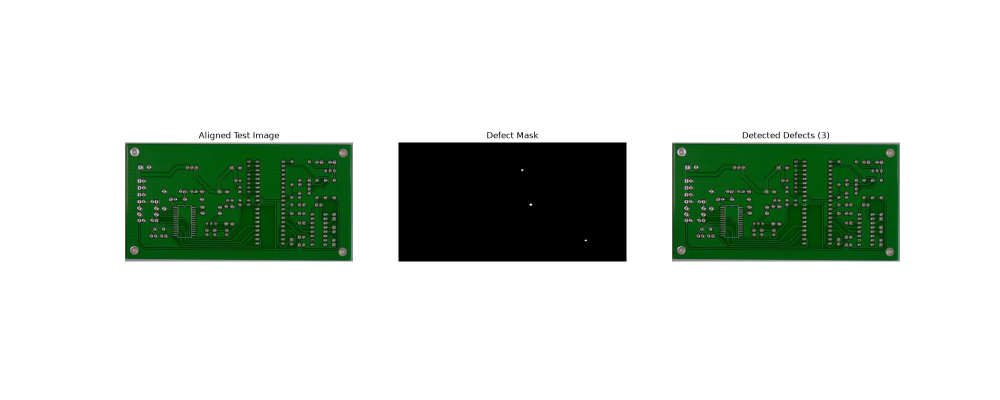
#> input picture classical_output.jpg, 2000 x 800 px (shown at 1/2 size)
$ python scratch_classical.py classical_output.jpg docs/images/classical_missing_hole.jpg
#> lines starting #> are read from the running program, lines starting #| are printed output that depends on the picture; after the words box and inside, x2 and y2 are one past the last pixel; in counts of white or black regions, pixels touching at a corner belong together
#> in main, test_img is the input picture: shape (800, 2000, 3); mean B, G, R 206.5, 214.1, 205.7
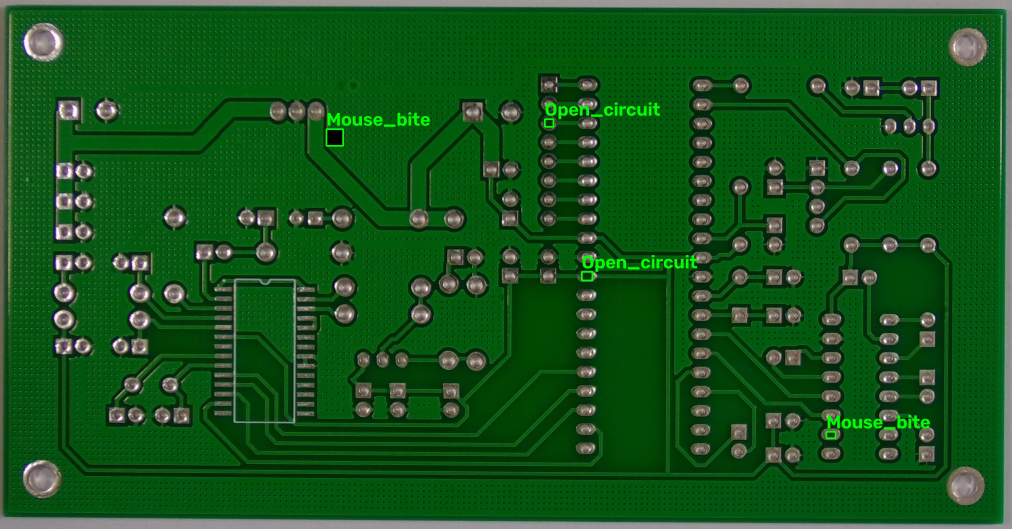
#> input picture docs/images/classical_missing_hole.jpg, 3034 x 1586 px (shown at 1/3 size)
#> in main, template_img is the input picture: shape (1586, 3034, 3); mean B, G, R 27.4, 84.4, 21.3
### src/classical/template_matching.py
import cv2
import numpy as np
import yaml
from pathlib import Path
import os
import glob

def align_images(im1, im2):
    """
    Align im1 (test image) to im2 (reference template) using ORB and Homography.
    Attempts 4 rotations (0, 90, 180, 270) to handle augmented data.
    """
    MAX_FEATURES = 5000
    GOOD_MATCH_PERCENT = 0.15

    im2_gray = cv2.cvtColor(im2, cv2.COLOR_BGR2GRAY)
    clahe = cv2.createCLAHE(clipLimit=2.0, tileGridSize=(8, 8))
    im2_gray = clahe.apply(im2_gray)
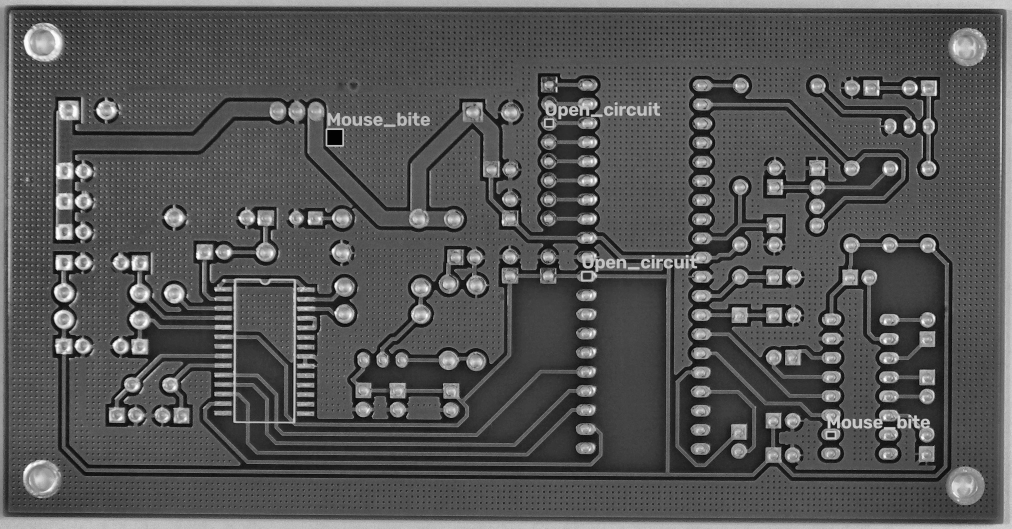
#> im2_gray: shape (1586, 3034) (shown at 1/3 size); min 2, max 255, mean 84.9

    orb = cv2.ORB_create(MAX_FEATURES)
    keypoints2, descriptors2 = orb.detectAndCompute(im2_gray, None)
#> keypoints2 = 5000 keypoints; strongest (x, y, size): (983, 391, 31), (1025, 391, 31), (983, 433, 31), (1025, 433, 31)

    matcher = cv2.DescriptorMatcher_create(cv2.DESCRIPTOR_MATCHER_BRUTEFORCE_HAMMING)

    best_matches = []
    best_h = None
    best_im1_reg = None

    # Try all 4 rotations
    for k in range(4):
        rotated_im1 = im1.copy()
        if k == 1:
            rotated_im1 = cv2.rotate(im1, cv2.ROTATE_90_COUNTERCLOCKWISE)
        elif k == 2:
            rotated_im1 = cv2.rotate(im1, cv2.ROTATE_180)
        elif k == 3:
            rotated_im1 = cv2.rotate(im1, cv2.ROTATE_90_CLOCKWISE)

        im1_gray = cv2.cvtColor(rotated_im1, cv2.COLOR_BGR2GRAY)
        im1_gray = clahe.apply(im1_gray)

        keypoints1, descriptors1 = orb.detectAndCompute(im1_gray, None)

        if descriptors1 is None or descriptors2 is None:
            continue

        matches = matcher.match(descriptors1, descriptors2, None)
        matches = list(matches)
        matches.sort(key=lambda x: x.distance, reverse=False)

        numGoodMatches = int(len(matches) * GOOD_MATCH_PERCENT)
        matches = matches[:numGoodMatches]

        if len(matches) > len(best_matches):
            best_matches = matches

            # Find homography for this rotation
            points1 = np.zeros((len(matches), 2), dtype=np.float32)
            points2 = np.zeros((len(matches), 2), dtype=np.float32)

            for i, match in enumerate(matches):
                points1[i, :] = keypoints1[match.queryIdx].pt
                points2[i, :] = keypoints2[match.trainIdx].pt

            h, mask = cv2.findHomography(points1, points2, cv2.RANSAC)

            if h is not None:
                height, width, channels = im2.shape
                # Warp the rotated image
                best_im1_reg = cv2.warpPerspective(rotated_im1, h, (width, height))
                best_h = h
#> this loop made 4 passes
#> best_matches on pass 1: 750 matches
#> pass 1, in align_images, `best_im1_reg = cv2.warpPerspective(rotated_im1, h, (width, height))`:
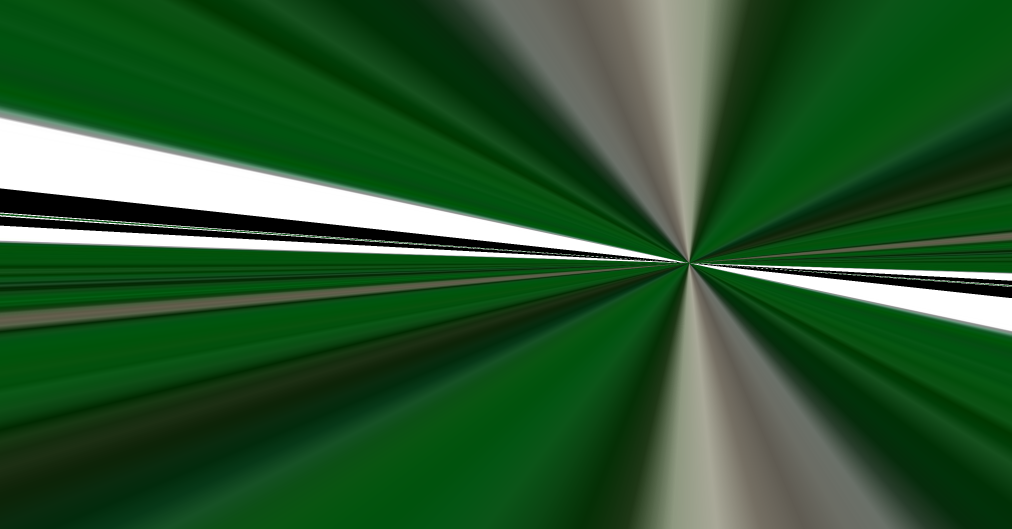
#> best_im1_reg: shape (1586, 3034, 3) (shown at 1/3 size); mean B, G, R 46.2, 87.8, 42.1
#> after the loop:
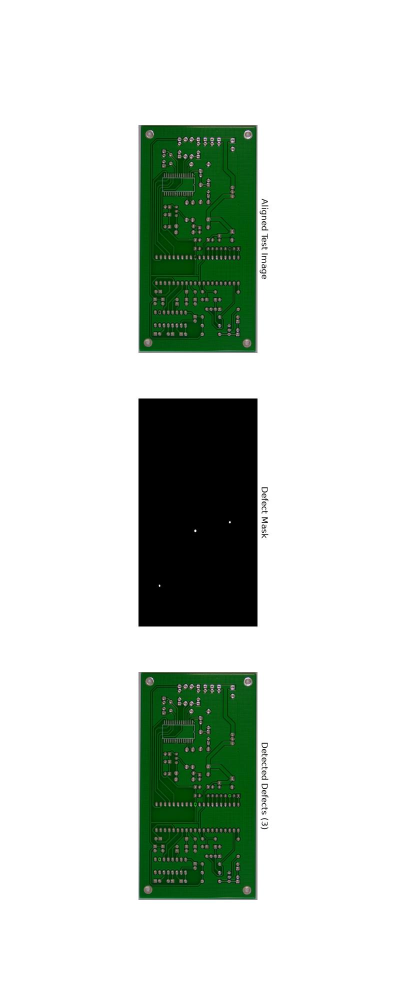
#> rotated_im1: shape (2000, 800, 3) (shown at 1/2 size); mean B, G, R 206.5, 214.1, 205.7
#> after the loop, channels = 3; height = 1586; mask = 750 values, max 1 at index 24, min 0 at index 0, mean 0.0293; points1 = 750 pairs, first value 261.3 to 1784.1, second value 263.5 to 522; points2 = 750 pairs, first value 42 to 2843, second value 90 to 1402.6; width = 3034

    if best_im1_reg is None:
        # Fallback
        best_im1_reg = im1
        best_h = np.eye(3)

    return best_im1_reg, best_h

def classify_defect(x, y, w, h, cnt, test_gray, template_gray):
    """
    Heuristic rule-based classification based on Additive vs Subtractive intensity.
    Uses shape analysis (Minimum Area Rectangle aspect ratio) to distinguish slim lines.
    """
    test_roi = test_gray[y:y+h, x:x+w]
    template_roi = template_gray[y:y+h, x:x+w]

    test_mean = np.mean(test_roi)
    template_mean = np.mean(template_roi)

    if test_mean > template_mean:
        # Additive Defect (Excess Copper)
        # Check if it's a slim line using the Minimum Area Rectangle
        rect = cv2.minAreaRect(cnt)
        (center_x, center_y), (rect_w, rect_h), angle = rect

        if rect_w > 0 and rect_h > 0:
            aspect_ratio = max(rect_w, rect_h) / min(rect_w, rect_h)
            if aspect_ratio > 3.0:
                # It is a long, slim line
                return 5  # Spurious_copper
            else:
                # It is a thicker blob/bridge
                return 3  # Short
        return 5 # Fallback
    else:
        # Subtractive Defect (Missing Copper). Mapping to Open_circuit (2)
        return 2

def detect_defects(test_img, template_img):
    """
    Detect defects by absolute subtraction and morphological thresholding.
    Returns the binary defect mask and list of bounding boxes [x, y, w, h, class_id].
    """
    aligned_test, _ = align_images(test_img, template_img)

    test_gray = cv2.cvtColor(aligned_test, cv2.COLOR_BGR2GRAY)
    template_gray = cv2.cvtColor(template_img, cv2.COLOR_BGR2GRAY)

    clahe = cv2.createCLAHE(clipLimit=2.0, tileGridSize=(8, 8))
    test_gray = clahe.apply(test_gray)
    template_gray = clahe.apply(template_gray)

    # test_gray = cv2.GaussianBlur(test_gray, (5, 5), 0)
    # template_gray = cv2.GaussianBlur(template_gray, (5, 5), 0)

    diff = cv2.absdiff(test_gray, template_gray)
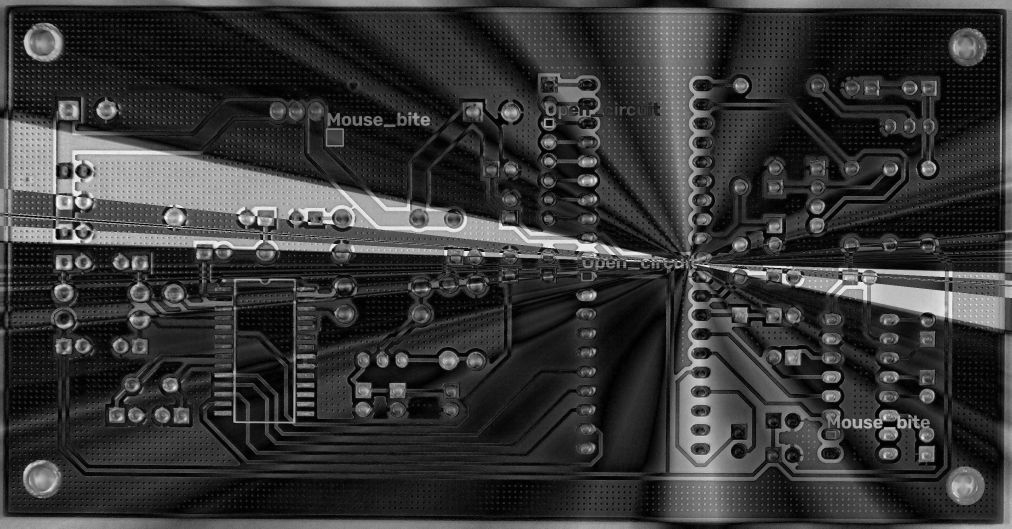
#> diff: shape (1586, 3034) (shown at 1/3 size); min 0, max 251, mean 54

    # Otsu's Binarization (Adaptive Thresholding)
    _, thresh = cv2.threshold(diff, 0, 255, cv2.THRESH_BINARY + cv2.THRESH_OTSU)
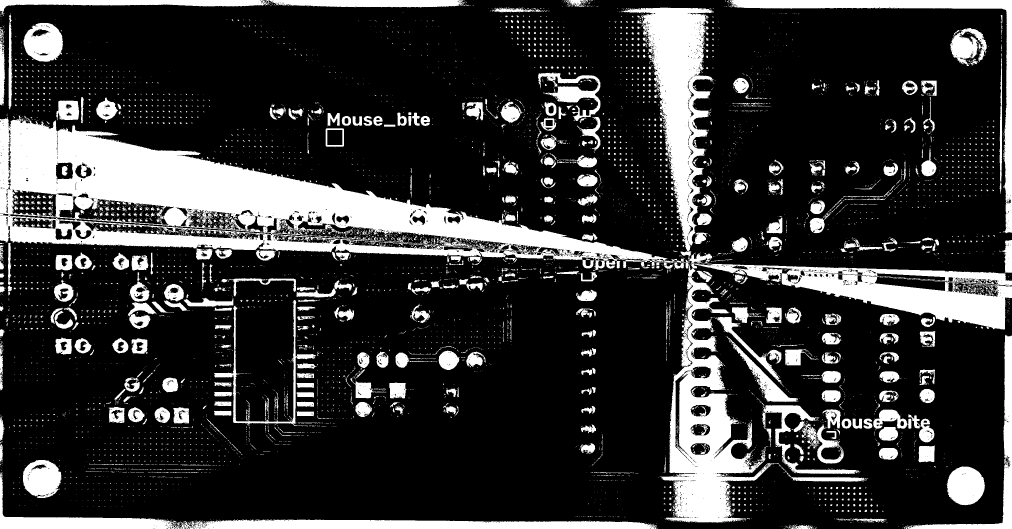
#> thresh: shape (1586, 3034) (shown at 1/3 size); 20.7% white; 7448 white regions (6415 under 20 px), largest, box (x1, y1, x2, y2) and area: (0, 347, 2068, 810) 305592, (1979, 758, 3034, 1568) 158569, (1871, 23, 2141, 777) 74241

    kernel = np.ones((5,5), np.uint8)
    opened = cv2.morphologyEx(thresh, cv2.MORPH_OPEN, kernel)
#> opened: shape (1586, 3034); 18% white; 717 white regions (6 under 20 px), largest, box (x1, y1, x2, y2) and area: (22, 360, 1997, 784) 223870, (1988, 832, 2283, 1567) 78213, (1891, 23, 2136, 753) 68627
    closed = cv2.morphologyEx(opened, cv2.MORPH_CLOSE, kernel)
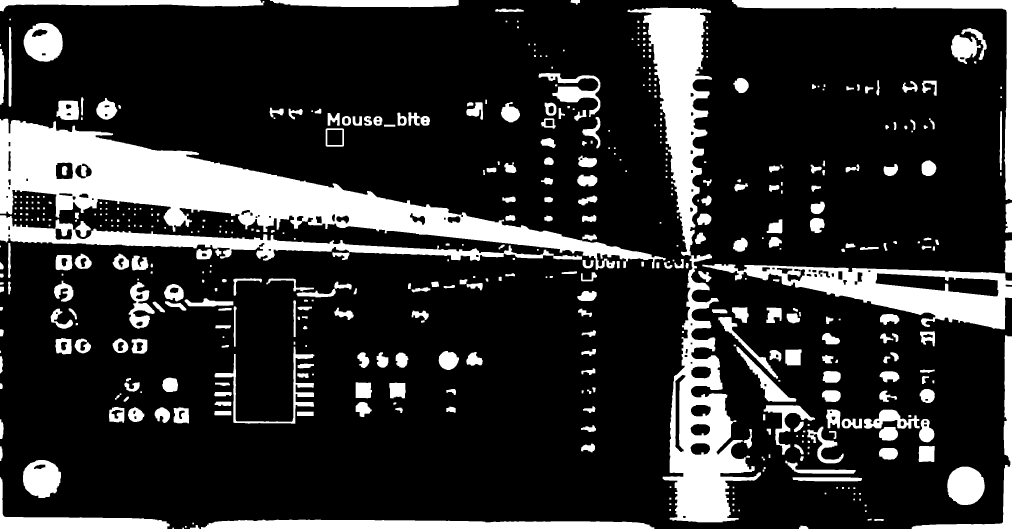
#> closed: shape (1586, 3034) (shown at 1/3 size); 18.4% white; 500 white regions (3 under 20 px)

    contours, _ = cv2.findContours(closed, cv2.RETR_EXTERNAL, cv2.CHAIN_APPROX_SIMPLE)
#> contours = 499 contours, 96 with area under 20; largest, box (x1, y1, x2, y2) and area: (0, 356, 1997, 809) 240408, (1883, 23, 2283, 1567) 161117, (2107, 792, 3034, 988) 81886, (0, 646, 1746, 783) 50570, (603, 1559, 1963, 1586) 29492

    bboxes_with_classes = []
    for cnt in contours:
        area = cv2.contourArea(cnt)
        if area > 130:
            x, y, w, h = cv2.boundingRect(cnt)
            class_id = classify_defect(x, y, w, h, cnt, test_gray, template_gray)
            bboxes_with_classes.append([x, y, w, h, class_id])
#> this loop made 499 passes
#> (area, x, y, w, h, test_mean in classify_defect, template_mean in classify_defect, center_x in classify_defect) on passes 31, 35, 45, 53, 55, 58: (2088.5, 2378, 1432, 208, 12, 139.9, 29.35, 2481.5), (2273.5, 2356, 1382, 211, 39, 141.1, 64.76, 2459.2), (281, 2383, 1333, 28, 30, 150.6, 86.33, 2397.6), (145, 2300, 1286, 13, 18, 119.4, 26.31, 2306), (3055.5, 2422, 1280, 109, 110, 141.8, 85.47, 2473.7), (395, 2382, 1265, 29, 31, 162.3, 78.33, 2397.3)
#> (area, x, y, w, h, test_mean in classify_defect, template_mean in classify_defect, class_id) on passes 4, 7, 32, 34, 36, 41: (162, 2397, 1577, 28, 9, 96.37, 189.3, 2), (29492, 603, 1559, 1360, 27, 62.41, 173.4, 2), (16554, 0, 1432, 509, 154, 37.85, 101.8, 2), (10063.5, 2842, 1400, 112, 115, 27.33, 136.4, 2), (9904, 69, 1380, 114, 114, 33.54, 146.3, 2), (1592.5, 2637, 1344, 57, 35, 27.34, 138.3, 2)
#> after the loop, bboxes_with_classes = 212 items, first 6: [2397, 1577, 28, 9, 2], [603, 1559, 1360, 27, 2], [2378, 1432, 208, 12, 5], [0, 1432, 509, 154, 2], [2842, 1400, 112, 115, 2], [2356, 1382, 211, 39, 5]

    return aligned_test, closed, bboxes_with_classes

# [41 lines left out: function test_classical_pipeline, not called in this run]

# [2 lines that do not run on import are left out]

### scratch_classical.py
import cv2
import sys
import matplotlib.pyplot as plt
import os
from src.classical.template_matching import detect_defects

def main():
    test_path = sys.argv[1]
    temp_path = sys.argv[2]
    out_path = "classical_output.jpg"

    test_img = cv2.imread(test_path)
    template_img = cv2.imread(temp_path)

    if test_img is None or template_img is None:
        print("Error reading images")
        return

    aligned, mask, bboxes = detect_defects(test_img, template_img)
#> bboxes has the same summary as bboxes_with_classes in detect_defects

    out_img = aligned.copy()
    for box in bboxes:
        x, y, w, h = box
        cv2.rectangle(out_img, (x, y), (x+w, y+h), (0, 255, 0), 3)
#> this loop made 1 pass

    fig, axs = plt.subplots(1, 3, figsize=(20, 8))
    axs[0].imshow(cv2.cvtColor(aligned, cv2.COLOR_BGR2RGB))
    axs[0].set_title("Aligned Test Image")
    axs[1].imshow(mask, cmap='gray')
    axs[1].set_title("Defect Mask")
    axs[2].imshow(cv2.cvtColor(out_img, cv2.COLOR_BGR2RGB))
    axs[2].set_title(f"Detected Defects ({len(bboxes)})")

    for ax in axs:
        ax.axis('off')

    plt.savefig(out_path)
    print(f"Saved output to {out_path}")

if __name__ == '__main__':
#> (the run stopped early here; a loop or call above may not have finished)
